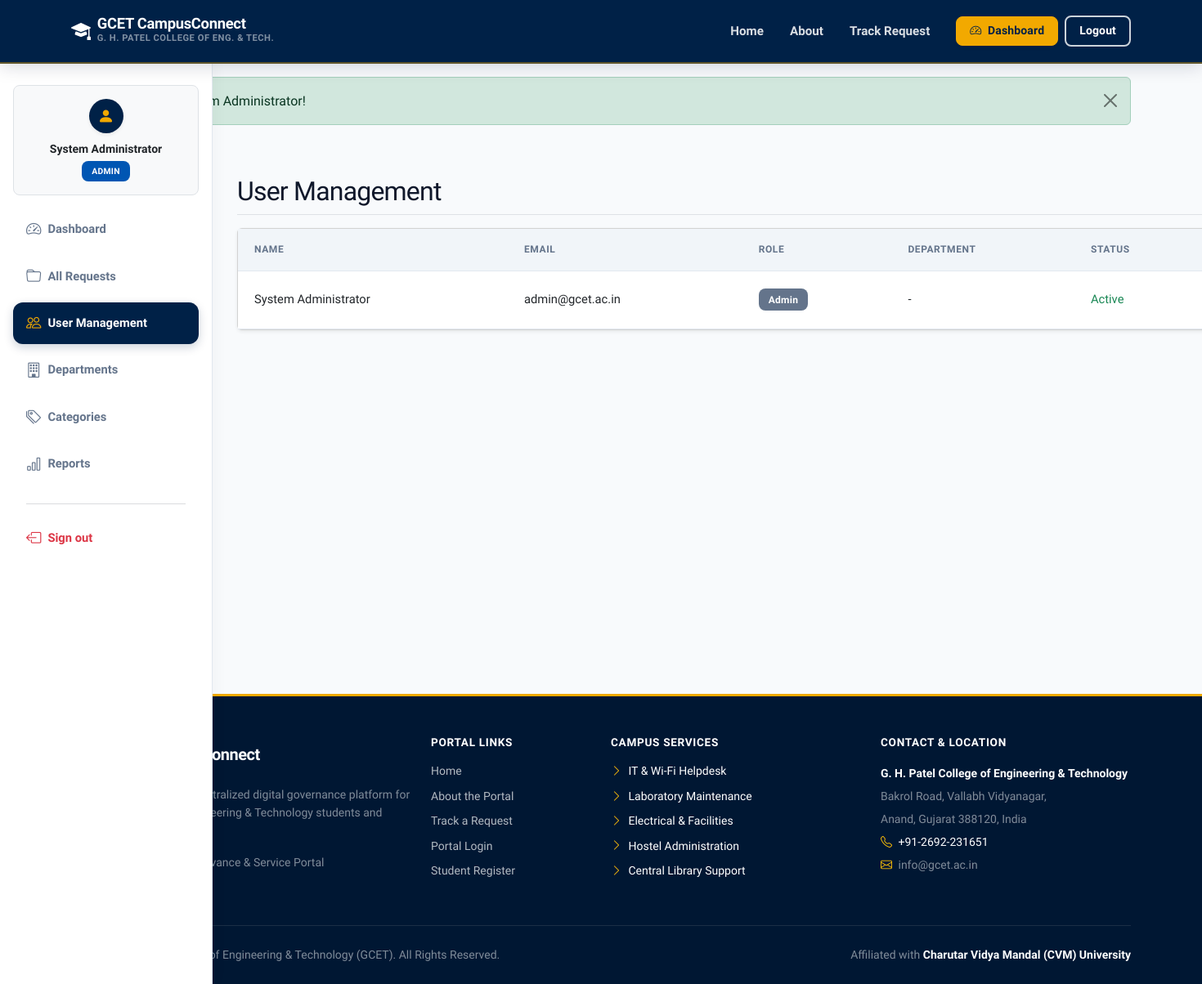
The page /admin/users.php (signed in) on the database its author committed.
### tables this page shows
CREATE TABLE IF NOT EXISTS users (
    id INT AUTO_INCREMENT PRIMARY KEY,
    full_name VARCHAR(100) NOT NULL,
    student_id VARCHAR(50) UNIQUE NULL,  
    email VARCHAR(100) NOT NULL UNIQUE,
    phone VARCHAR(20),
    department_id INT NULL,
    semester INT NULL,
    password_hash VARCHAR(255) NOT NULL,
    role ENUM('student', 'staff', 'admin') DEFAULT 'student',
    account_status ENUM('active', 'inactive', 'suspended') DEFAULT 'active',
    created_at TIMESTAMP DEFAULT CURRENT_TIMESTAMP,
    updated_at TIMESTAMP DEFAULT CURRENT_TIMESTAMP ON UPDATE CURRENT_TIMESTAMP,
    FOREIGN KEY (department_id) REFERENCES departments(id) ON DELETE SET NULL
);

### admin/users.php (the view, shortened to what this page needs)
<?php
require_once '../config/database.php';
$stmt = $pdo->query("SELECT u.id, u.full_name, u.email, u.role, u.account_status, d.department_name FROM users u LEFT JOIN departments d ON u.department_id = d.id ORDER BY u.id DESC");
$users = $stmt->fetchAll();
?>
<?php require_once '../includes/header.php'; ?>
<div class="container-fluid">
    <div class="row">
        <?php require_once '../includes/sidebar.php'; ?>
        <div class="main-content">
            <h1 class="h2 pt-3 pb-2 mb-3 border-bottom">User Management</h1>
            <div class="card shadow-sm">
                <div class="card-body p-0">
                    <table class="table mb-0 table-hover align-middle">
                        <thead class="table-light">
                            <tr>
                                <th>Name</th>
                                <th>Email</th>
                                <th>Role</th>
                                <th>Department</th>
                                <th>Status</th>
                            </tr>
                        </thead>
                        <tbody>
                            <?php foreach($users as $u): ?>
                            <tr>
                                <td><?= htmlspecialchars($u['full_name']) ?></td>
                                <td><?= htmlspecialchars($u['email']) ?></td>
                                <td><span class="badge bg-secondary"><?= ucfirst($u['role']) ?></span></td>
                                <td><?= htmlspecialchars($u['department_name'] ?? '-') ?></td>
                                <td><?= $u['account_status'] === 'active' ? '<span class="text-success">Active</span>' : '<span class="text-danger">'.$u['account_status'].'</span>' ?></td>
                            </tr>
                            <?php endforeach; ?>
                        </tbody>
                    </table>
                </div>
            </div>
        </div>
    </div>
</div>
<?php require_once '../includes/footer.php'; ?>

### assets/css/style.css (style rules this page uses)
:root { --gcet-navy: #002147; --gcet-navy-dark: #001733; --gcet-navy-light: #0B3366; --gcet-blue: #0056B3; --gcet-blue-hover: #003D80; --gcet-accent: #F2A900; --gcet-accent-hover: #D89600; --gcet-accent-light: #FFF8E6; --bg-body: #F8FAFC; --bg-card: #FFFFFF; --bg-muted: #F1F5F9; --border-color: #E2E8F0; --border-focus: #93C5FD; --text-main: #0F172A; --text-muted: #64748B; --text-light: #94A3B8; --shadow-sm: 0 1px 3px 0 rgba(0, 0, 0, 0.05); --shadow-md: 0 4px 6px -1px rgba(0, 0, 0, 0.07), 0 2px 4px -2px rgba(0, 0, 0, 0.05); --shadow-lg: 0 10px 25px -3px rgba(0, 33, 71, 0.08), 0 4px 6px -4px rgba(0, 33, 71, 0.04); --shadow-xl: 0 20px 40px -10px rgba(0, 33, 71, 0.12); --shadow-hover: 0 14px 28px rgba(0, 33, 71, 0.12), 0 10px 10px rgba(0, 33, 71, 0.06); --radius-sm: 8px; --radius-md: 12px; --radius-lg: 18px; --radius-pill: 9999px; --transition: all 0.25s cubic-bezier(0.4, 0, 0.2, 1); }
html { scroll-behavior: smooth; }
body { font-family: 'Plus Jakarta Sans', system-ui, -apple-system, sans-serif; background-color: var(--bg-body); color: var(--text-main); -webkit-font-smoothing: antialiased; -moz-osx-font-smoothing: grayscale; line-height: 1.6; min-height: 100vh; }
h1, h2, h3, h4, h5, h6 { font-weight: 700; letter-spacing: -0.025em; color: var(--gcet-navy); }
.main-content { margin-left: 260px; padding: 30px; min-height: calc(100vh - 120px); }
.table { margin-bottom: 0; }
.table th { font-weight: 700; text-transform: uppercase; font-size: 0.75rem; letter-spacing: 0.05em; color: var(--text-muted); border-bottom: 1.5px solid var(--border-color); padding: 1rem 1.25rem; background-color: var(--bg-muted); }
.table td { padding: 1rem 1.25rem; vertical-align: middle; font-size: 0.92rem; border-bottom: 1px solid var(--border-color); }
.badge { padding: 0.45rem 0.75rem; font-weight: 700; border-radius: var(--radius-sm); font-size: 0.75rem; letter-spacing: 0.025em; }
.badge.bg-secondary { background-color: #64748B !important; color: #FFFFFF !important; }

### rows shown on the page
users: full_name "System Administrator", email "admin@gcet.ac.in", role "Admin", department_name "-", account_status "Active"

### other values the page prints
$_SESSION['full_name'] "System Administrator"
$role "ADMIN"
$item['label'] "Dashboard"
$item['label'] "All Requests"
$item['label'] "User Management"
$item['label'] "Departments"
$item['label'] "Categories"
$item['label'] "Reports"
